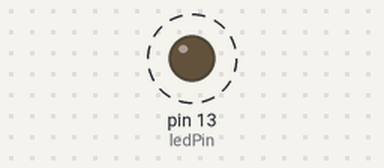
Recording of a sketch running on a simulated Arduino Uno, built with avr-gcc and run on an emulated ATmega328P. Parts: output pins drawn as LEDs (lit = HIGH). Dashed ring = blinking.

Above: at 0.1 s.
Timing chart, 0 to 3.0 s (numbered marks = the images above):
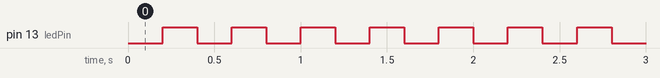

Measured:
- by itself, pin 13 (ledPin): alternates HIGH for 0.20 s and LOW for 0.20 s, 40 changes in all, then stays LOW

The sketch:

sketch_may3a.ino
```cpp
//Criar um programa que faça um LED piscar vinte vezes usando for.

const int ledPin = 13;
int count = 0;
bool ledState = false;
unsigned long previousMillis = 0;
const long interval = 200;

void setup() {
  pinMode(ledPin, OUTPUT);
}

void loop() {
  if (count < 40) { // 20 piscadas = 40 trocas (liga/desliga)
    unsigned long currentMillis = millis();

    if (currentMillis - previousMillis >= interval) {
      previousMillis = currentMillis;

      ledState = !ledState;
      digitalWrite(ledPin, ledState);

      for (int i = 0; i < 1; i++) { // uso simbólico do for
        count++;
      }
    }
  }
}
```
